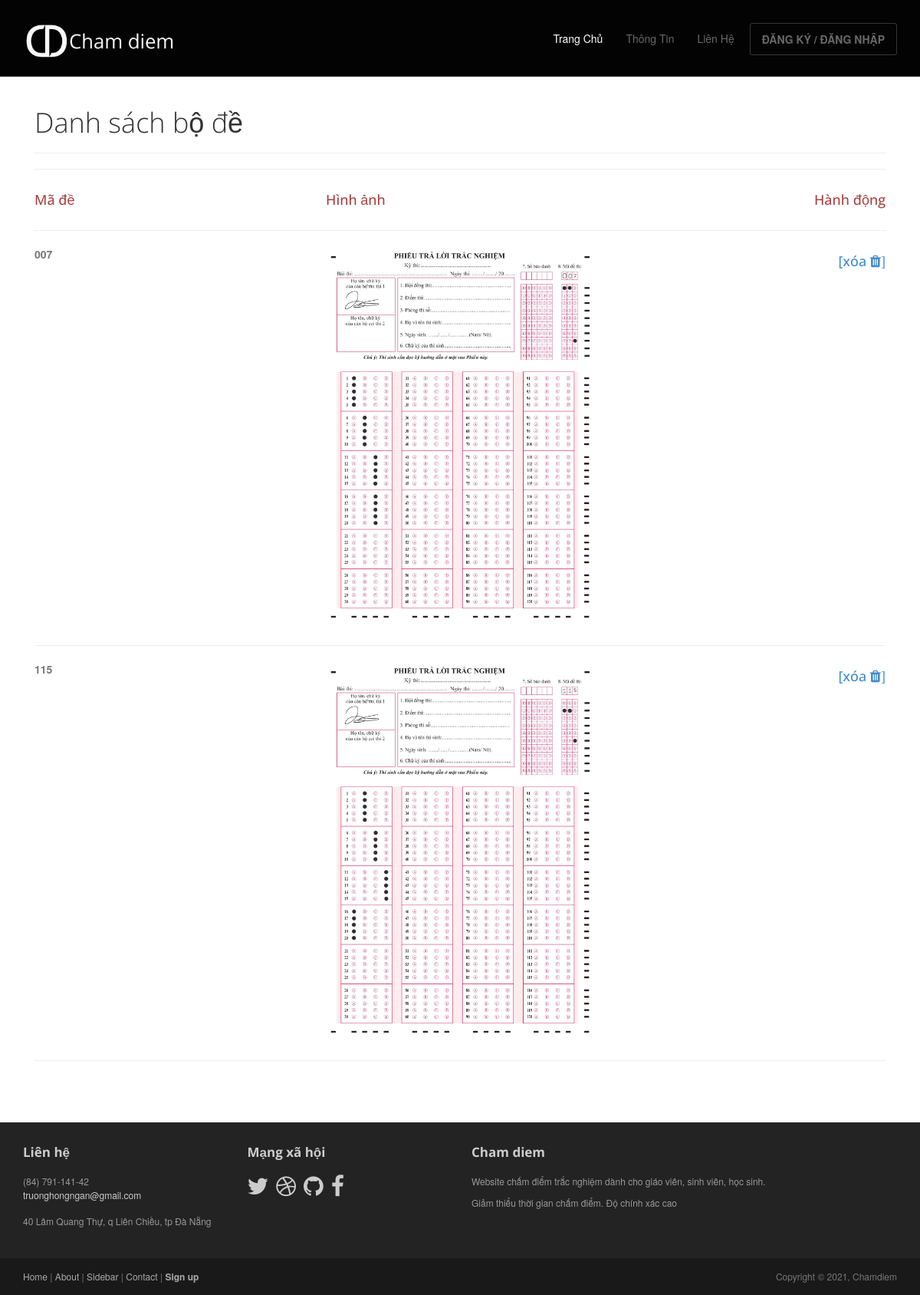
The page /danhsachbaithi/chitietbode/28 on the database its author committed.
### quanlybaithi/models.py (models this page shows, shortened)
class Bodapan(models.Model):
    id = models.AutoField(primary_key=True)
    baithi = models.ForeignKey(Baithi, on_delete=models.CASCADE)
    dapan = models.ImageField(upload_to='uploads/', blank=True, null=True)
    bmade = models.CharField(max_length=15, null=True)

### quanlybaithi/views.py (the view)
# urls.py: path('danhsachbaithi/chitietbode/<int:baithi_id>', views.chitietbode, name='chitietbode'),
def chitietbode(request, baithi_id):
    baithi = Baithi.objects.get(id=baithi_id)
    bdapans = Bodapan.objects.filter(baithi=baithi)
    return render(request, 'quanlybaithi/chitietbode.html', {'bdapans': bdapans})

### quanlybaithi/templates/quanlybaithi/chitietbode.html (shortened to what this page needs)
{% extends 'core/base.html' %}
{% load static %}
{% block content %}
<div class='container'>
<article class="col-sm-12 maincontent">
    <header class="page-header">
        <h1 class="page-title">Danh sách bộ đề</h1>
    </header>
    <hr>
    <div class='row'>
        <div class='col-sm-4'>
            <h4 class='text-danger'>Mã đề</h4>
        </div>
        <div class='col-sm-4'>
            <h4 class='text-danger'>Hình ảnh</h4>
        </div>
        <div class='col-sm-4'>
            <h4 class='text-danger' style='text-align: right'>Hành động</h4>
        </div>
    </div>
    <hr>
        {% for de in bdapans %}
        <div class='row'>
            <div class='col-sm-4'>
                <td><label> {{ de.bmade }}</label> </td>
            </div>
            <div class='col-sm-4'>
                {% if de.dapan %}
                    <img src={{ de.dapan.url }}>
                {% endif %}
            </div>
            <div class='col-sm-4'>
                <h4 style="text-align: right">
                    <a href="{% url 'xoabodapan' de.id %}">[xóa <i class='fa fa-trash'>]</i></a>
                </h4>
            </div>
        </div>
        <hr>
        {% endfor %}
</article>
</div>
{% endblock%}

### core/static/core/styles/main.css (style rules this page uses)
h1, h2, h3, h4, h5, h6 { font-family:"Open sans", Helvetica, Arial; }
h1, .h1, h2, .h2, h3, .h3 { margin-top:30px; }
label { color: #777; }
.page-title { margin-top:20px; font-weight:300; }
img { max-width:100%; }

### core/static/core/styles/custom.css (style rules this page uses)
.container article { min-height: 410px; }

### rows shown on the page
Bodapan: bmade "007", dapan (picture)
Bodapan: bmade "115", dapan (picture)
